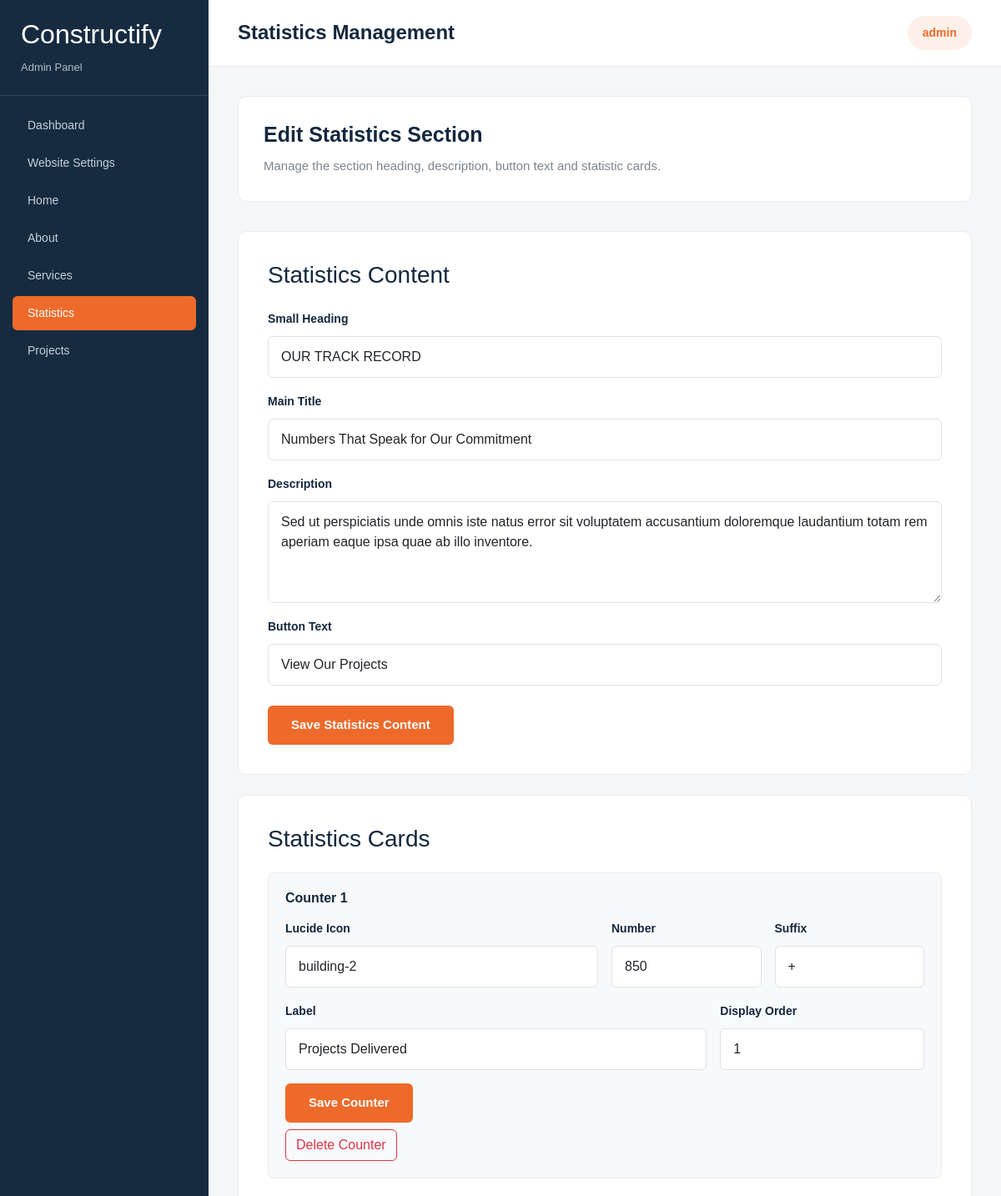
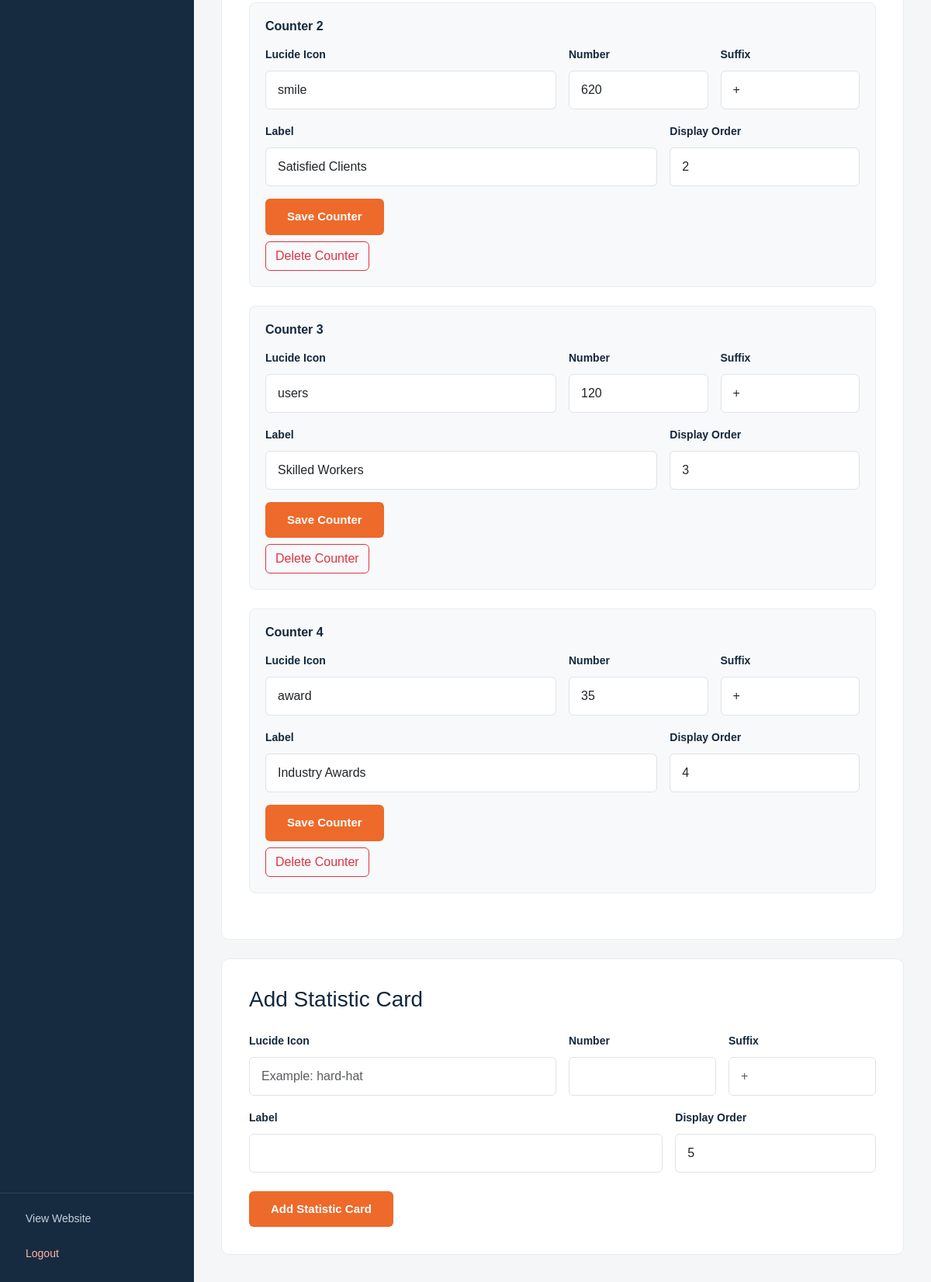
The app's page /admin/statistics.php (signed in) with its own data (2 pictures, top to bottom).
### tables this page shows
CREATE TABLE `statistics_section` (
  `id` int(11) NOT NULL,
  `small_heading` varchar(255) DEFAULT NULL,
  `title` varchar(255) DEFAULT NULL,
  `description` text DEFAULT NULL,
  `button_text` varchar(100) DEFAULT NULL
);

CREATE TABLE `statistics` (
  `id` int(11) NOT NULL,
  `icon` varchar(50) DEFAULT NULL,
  `counter_number` int(11) NOT NULL,
  `counter_suffix` varchar(10) DEFAULT NULL,
  `counter_label` varchar(100) DEFAULT NULL,
  `display_order` int(11) NOT NULL
);

### admin/statistics.php (the view, shortened to what this page needs)
<?php
require_once '../config/database.php';
function e($value) {
    return htmlspecialchars((string) $value, ENT_QUOTES, 'UTF-8');
}
$sectionStmt = $pdo->query('SELECT * FROM statistics_section LIMIT 1');
$section = $sectionStmt->fetch(PDO::FETCH_ASSOC);
$counterStmt = $pdo->query('SELECT * FROM statistics ORDER BY display_order, id');
$counters = $counterStmt->fetchAll(PDO::FETCH_ASSOC);
?>
<!DOCTYPE html>
<html lang="en">
<head>
    <link href="https://cdn.jsdelivr.net/npm/bootstrap@5.3.3/dist/css/bootstrap.min.css" rel="stylesheet">
    <link rel="stylesheet" href="assets/admin.css">
</head>
<body>
<div class="admin-layout">
    <aside class="admin-sidebar" id="adminSidebar">
        <div class="sidebar-brand">
            <h2>Constructify</h2>
            <span>Admin Panel</span>
        </div>
        <nav class="sidebar-nav">
            <a href="dashboard.php" class="sidebar-link">Dashboard</a>
            <a href="settings.php" class="sidebar-link">Website Settings</a>
            <a href="home.php" class="sidebar-link">Home</a>
            <a href="about.php" class="sidebar-link">About</a>
            <a href="services.php" class="sidebar-link">Services</a>
            <a href="statistics.php" class="sidebar-link active">Statistics</a>
            <a href="projects.php" class="sidebar-link">Projects</a>
        </nav>
        <div class="sidebar-bottom">
            <a href="../index.php" target="_blank" rel="noopener" class="sidebar-link">View Website</a>
            <a href="logout.php" class="sidebar-link logout-link">Logout</a>
        </div>
    </aside>
    <div class="admin-main">
        <header class="admin-header">
            <div class="header-left">
                <h1>Statistics Management</h1>
            </div>
            <div class="admin-user"><?= e($_SESSION['admin_username']) ?></div>
        </header>
        <main class="admin-content">
            <div class="settings-container">
                <div class="welcome-section">
                    <h2>Edit Statistics Section</h2>
                    <p>Manage the section heading, description, button text and statistic cards.</p>
                </div>
                <form method="POST" class="settings-form mb-4">
                    <h3 class="mb-4">Statistics Content</h3>
                    <div class="mb-3">
                        <label for="small_heading" class="form-label">Small Heading</label>
                        <input class="form-control" type="text" id="small_heading" name="small_heading" maxlength="255" value="<?= e($section['small_heading']) ?>" required>
                    </div>
                    <div class="mb-3">
                        <label for="title" class="form-label">Main Title</label>
                        <input class="form-control" type="text" id="title" name="title" maxlength="255" value="<?= e($section['title']) ?>" required>
                    </div>
                    <div class="mb-3">
                        <label for="description" class="form-label">Description</label>
                        <textarea class="form-control" id="description" name="description" rows="4" required><?= e($section['description']) ?></textarea>
                    </div>
                    <div class="mb-4">
                        <label for="button_text" class="form-label">Button Text</label>
                        <input class="form-control" type="text" id="button_text" name="button_text" maxlength="100" value="<?= e($section['button_text']) ?>" required>
                    </div>
                    <button type="submit" class="save-settings-btn">Save Statistics Content</button>
                </form>
                <div class="settings-form mb-4">
                    <h3 class="mb-4">Statistics Cards</h3>
                    <?php foreach ($counters as $index => $counter): ?>
                        <div class="counter-edit-card mb-4">
                            <h4>Counter <?= $index + 1 ?></h4>
                            <form method="POST">
                                <div class="row g-3">
                                    <div class="col-md-6">
                                        <label class="form-label" for="icon_<?= (int) $counter['id'] ?>">Lucide Icon</label>
                                        <input type="text" class="form-control" id="icon_<?= (int) $counter['id'] ?>" name="icon" maxlength="50" value="<?= e($counter['icon']) ?>" required>
                                    </div>
                                    <div class="col-md-3">
                                        <label class="form-label" for="number_<?= (int) $counter['id'] ?>">Number</label>
                                        <input type="number" class="form-control" id="number_<?= (int) $counter['id'] ?>" name="counter_number" min="0" step="1" value="<?= e($counter['counter_number']) ?>" required>
                                    </div>
                                    <div class="col-md-3">
                                        <label class="form-label" for="suffix_<?= (int) $counter['id'] ?>">Suffix</label>
                                        <input type="text" class="form-control" id="suffix_<?= (int) $counter['id'] ?>" name="counter_suffix" maxlength="10" value="<?= e($counter['counter_suffix']) ?>">
                                    </div>
                                    <div class="col-md-8">
                                        <label class="form-label" for="label_<?= (int) $counter['id'] ?>">Label</label>
                                        <input type="text" class="form-control" id="label_<?= (int) $counter['id'] ?>" name="counter_label" maxlength="100" value="<?= e($counter['counter_label']) ?>" required>
                                    </div>
                                    <div class="col-md-4">
                                        <label class="form-label" for="order_<?= (int) $counter['id'] ?>">Display Order</label>
                                        <input type="number" class="form-control" id="order_<?= (int) $counter['id'] ?>" name="display_order" min="1" value="<?= (int) $counter['display_order'] ?>" required>
                                    </div>
                                </div>
                                <button type="submit" class="save-settings-btn mt-3">Save Counter</button>
                            </form>
                            <form method="POST" class="mt-2" onsubmit="return confirm('Delete this statistic card?');">
                                <button type="submit" class="btn btn-outline-danger">Delete Counter</button>
                            </form>
                        </div>
                    <?php endforeach; ?>
                </div>
                <form method="POST" class="settings-form">
                    <h3 class="mb-4">Add Statistic Card</h3>
                    <div class="row g-3">
                        <div class="col-md-6">
                            <label class="form-label" for="new_icon">Lucide Icon</label>
                            <input type="text" class="form-control" id="new_icon" name="icon" maxlength="50" placeholder="Example: hard-hat" required>
                        </div>
                        <div class="col-md-3">
                            <label class="form-label" for="new_number">Number</label>
                            <input type="number" class="form-control" id="new_number" name="counter_number" min="0" step="1" required>
                        </div>
                        <div class="col-md-3">
                            <label class="form-label" for="new_suffix">Suffix</label>
                            <input type="text" class="form-control" id="new_suffix" name="counter_suffix" maxlength="10" placeholder="+">
                        </div>
                        <div class="col-md-8">
                            <label class="form-label" for="new_label">Label</label>
                            <input type="text" class="form-control" id="new_label" name="counter_label" maxlength="100" required>
                        </div>
                        <div class="col-md-4">
                            <label class="form-label" for="new_order">Display Order</label>
                            <input type="number" class="form-control" id="new_order" name="display_order" min="1" value="<?= count($counters) + 1 ?>" required>
                        </div>
                    </div>
                    <button type="submit" class="save-settings-btn mt-4">Add Statistic Card</button>
                </form>
            </div>
        </main>
    </div>
</div>
</body>
</html>

### admin/assets/admin.css (style rules this page uses)
:root { --primary-color: #ed6a2a; --dark-color: #14283d; --sidebar-color: #172b40; --background-color: #f5f6f8; }
* { box-sizing: border-box; }
body { margin: 0; font-family: Arial, sans-serif; background: var(--background-color); color: var(--dark-color); }
.admin-layout { display: flex; min-height: 100vh; }
.admin-sidebar { position: fixed; top: 0; left: 0; bottom: 0; width: 250px; background: var(--sidebar-color); color: white; display: flex; flex-direction: column; z-index: 1000; overflow-y: auto; }
.sidebar-brand { padding: 22px 25px; border-bottom: 1px solid rgba(255, 255, 255, 0.1); }
.sidebar-brand span { font-size: 13px; color: #aebdca; }
.sidebar-nav { padding: 15px; }
.sidebar-link { display: block; padding: 10px 18px; margin-bottom: 4px; color: #c5d0db; text-decoration: none; border-radius: 6px; font-size: 14px; transition: background-color 0.2s, color 0.2s; }
.sidebar-link.active { background: var(--primary-color); color: white; }
.sidebar-bottom { margin-top: auto; padding: 12px 15px; border-top: 1px solid rgba(255, 255, 255, 0.1); background: var(--sidebar-color); }
.logout-link { color: #ffb4a7; }
.admin-main { margin-left: 250px; width: calc(100% - 250px); min-width: 0; }
.admin-header { height: 80px; background: white; border-bottom: 1px solid #e8eaed; padding: 0 35px; display: flex; align-items: center; justify-content: space-between; }
.header-left { display: flex; align-items: center; gap: 15px; }
.admin-header h1 { font-size: 24px; font-weight: 700; margin: 0; }
.admin-user { background: #fff1e9; color: var(--primary-color); padding: 10px 18px; border-radius: 30px; font-size: 14px; font-weight: 600; }
.admin-content { padding: 35px; }
.welcome-section { background: white; padding: 30px; border-radius: 10px; border: 1px solid #e9ecef; margin-bottom: 35px; }
.welcome-section h2 { font-size: 25px; font-weight: 700; margin-bottom: 12px; }
.welcome-section p { color: #7b858e; font-size: 15px; margin-bottom: 0; }
.settings-container { max-width: 900px; }
.settings-form { background: white; border: 1px solid #e9ecef; border-radius: 10px; padding: 35px; }
.settings-form .form-label { font-size: 14px; font-weight: 600; color: var(--dark-color); margin-bottom: 10px; }
.settings-form .form-control { padding: 12px 15px; border-color: #dfe3e8; border-radius: 6px; }
.save-settings-btn { background: var(--primary-color); color: white; border: none; border-radius: 6px; padding: 12px 28px; font-size: 15px; font-weight: 600; cursor: pointer; }
.counter-edit-card { background: #f8f9fa; border: 1px solid #e9ecef; border-radius: 8px; padding: 20px; }
.counter-edit-card h4 { font-size: 16px; font-weight: 600; margin-bottom: 15px; }

### records on screen
statistics_section: small_heading "OUR TRACK RECORD", title "Numbers That Speak for Our Commitment", description "Sed ut perspiciatis unde omnis iste natus error sit voluptatem accusantium doloremque laudantium totam rem aperiam eaque ipsa quae ab illo inventore.", button_text "View Our Projects"
statistics: icon "building-2", counter_number "850", counter_suffix "+", counter_label "Projects Delivered", display_order "1"
statistics: icon "smile", counter_number "620", counter_suffix "+", counter_label "Satisfied Clients", display_order "2"
statistics: icon "users", counter_number "120", counter_suffix "+", counter_label "Skilled Workers", display_order "3"
statistics: icon "award", counter_number "35", counter_suffix "+", counter_label "Industry Awards", display_order "4"

### other values on screen
$_SESSION['admin_username'] "admin"
